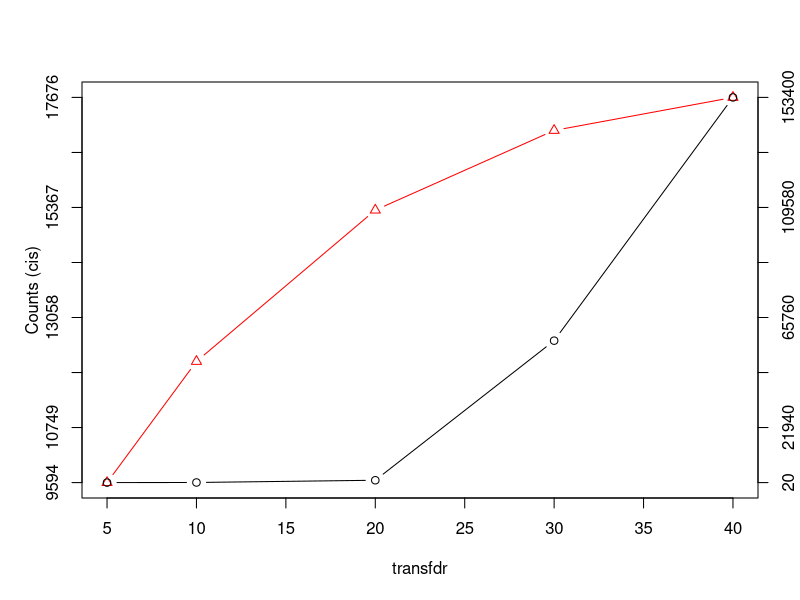

R code for this plot:
#create plot of cis-trans breakpoints
# fdr40, 30, 20, 10, 5 1
transfdr = c(40, 30, 20, 10, 5)
transnlp = c(2.41, 3.2, 5.84, 7.49, 8.47)
htranspeaks = c(153400, 56538, 952, 65, 20)

cisnlp = c(0.75, 0.93, 1.17, 1.55, 1.92)
hcispeaks = c(17676, 16983, 15311, 12136, 9594)

#plot(transfdr, htranspeaks, type="b", pch=1, yaxt="n")
#axis(side=3, at=transfdr, labels=transfdr)
plot(transfdr, hcispeaks, type="b", pch=2, col="red", xaxt="n", yaxt="n", ylab="")

#rescaling code:
#https://stat.ethz.ch/pipermail/r-help/2000-September/008182.html
#rescale trans data to fit cis axis
scaletrans = (htranspeaks-min(htranspeaks))/(max(htranspeaks)-min(htranspeaks))
scaletrans = scaletrans*(max(hcispeaks) - min(hcispeaks)) + min(hcispeaks)
#points(transfdr, scaletrans)
lines(transfdr, scaletrans, type="b")

#rescale labels positions
#axis(side=2, at=hcispeaks, labels=hcispeaks)
labs = round(seq(min(hcispeaks), max(hcispeaks), length=8), 0)
translabs = (labs - min(hcispeaks))/(max(hcispeaks)-min(hcispeaks))
translabs = translabs * (max(htranspeaks) - min(htranspeaks)) + min(htranspeaks)
translabs = round(translabs,0)
axis(side=2, at=labs, labels=labs)
axis(side=4, at=labs, labels=translabs)
axis(1)
mtext("Counts (cis)", side=2, line=2)
mtext("Counts(trans)", side=4, line = 2)

dev.print(device=pdf, file="cis_trans_breakpoints.pdf")
